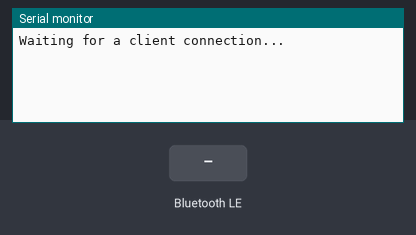
Recording of a sketch running on a simulated ESP32. Parts: the last lines printed to the serial monitor. The inputs (shaded band) are chosen by the test bench. Nothing arrives over Bluetooth unless stated; a phone connects over Bluetooth LE 3 s after start.

Above: at 1.2 s.
1.3 s: Bluetooth LE write "1" received
At 2.2 s:
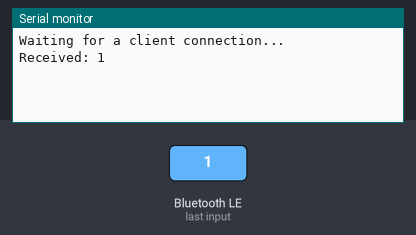
3.8 s: Bluetooth LE write "0" received
At 6.4 s:
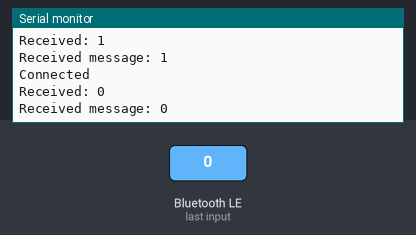

Measured:
- after the input at 1.3 s, the serial monitor: prints a new line after 0.05 s (image 1)
- after the input at 3.8 s, the serial monitor: prints a new line after 0.05 s (image 2)

The sketch:

IoT_Bluetooth.ino
```cpp
/*
 * Filename: IoT_Bluetooth
 * Function: Bluetooth data transfer
 * Compiling IDE：ARDUINO 2.3.3
 * Author: https://www.keyestudio.com/
*/
#include "BLEDevice.h"
#include "BLEServer.h"
#include "BLEUtils.h"
#include "BLE2902.h"

// Define the Bluetooth device name
const char *bleName = "ESP32_Bluetooth";

// Define the received text and the time of the last message
String receivedText = "";
unsigned long lastMessageTime = 0;

// Define the UUIDs of the service and characteristics
#define SERVICE_UUID           "6E400001-B5A3-F393-E0A9-E50E24DCCA9E"
#define CHARACTERISTIC_UUID_RX "6E400002-B5A3-F393-E0A9-E50E24DCCA9E"
#define CHARACTERISTIC_UUID_TX "6E400003-B5A3-F393-E0A9-E50E24DCCA9E"

// Define the Bluetooth characteristic
BLECharacteristic *pCharacteristic;

void setup() {
  Serial.begin(115200);  // Initialize the serial port
  setupBLE();            // Initialize the Bluetooth BLE
}

void loop() {
  // When the received text is not empty and the time since the last message is over 1 second
  // Send a notification and print the received text
  if (receivedText.length() > 0 && millis() - lastMessageTime > 1000) {
    Serial.print("Received message: ");
    Serial.println(receivedText);
    pCharacteristic->setValue(receivedText.c_str());
    pCharacteristic->notify();
    receivedText = "";
  }

  // Read data from the serial port and send it to BLE characteristic
  if (Serial.available() > 0) {
    String str = Serial.readStringUntil('\n');
    const char *newValue = str.c_str();
    pCharacteristic->setValue(newValue);
    pCharacteristic->notify();
  }
}

// Define the BLE server callbacks
class MyServerCallbacks : public BLEServerCallbacks {
  // Print the connection message when a client is connected
  void onConnect(BLEServer *pServer) {
    Serial.println("Connected");
  }
  // Print the disconnection message when a client is disconnected
  void onDisconnect(BLEServer *pServer) {
    Serial.println("Disconnected");
  }
};

// Define the BLE characteristic callbacks
class MyCharacteristicCallbacks : public BLECharacteristicCallbacks {
  void onWrite(BLECharacteristic *pCharacteristic) {
    // When data is received, get the data and save it to receivedText, and record the time
    std::string value = std::string(pCharacteristic->getValue().c_str());
    receivedText = String(value.c_str());
    lastMessageTime = millis();
    Serial.print("Received: ");
    Serial.println(receivedText);
  }
};

// Initialize the Bluetooth BLE
void setupBLE() {
  BLEDevice::init(bleName);                        // Initialize the BLE device
  BLEServer *pServer = BLEDevice::createServer();  // Create the BLE server
  // Print the error message if the BLE server creation fails
  if (pServer == nullptr) {
    Serial.println("Error creating BLE server");
    return;
  }
  pServer->setCallbacks(new MyServerCallbacks());  // Set the BLE server callbacks

  // Create the BLE service
  BLEService *pService = pServer->createService(SERVICE_UUID);
  // Print the error message if the BLE service creation fails
  if (pService == nullptr) {
    Serial.println("Error creating BLE service");
    return;
  }
  // Create the BLE characteristic for sending notifications
  pCharacteristic = pService->createCharacteristic(CHARACTERISTIC_UUID_TX, BLECharacteristic::PROPERTY_NOTIFY);
  pCharacteristic->addDescriptor(new BLE2902());  // Add the descriptor
  // Create the BLE characteristic for receiving data
  BLECharacteristic *pCharacteristicRX = pService->createCharacteristic(CHARACTERISTIC_UUID_RX, BLECharacteristic::PROPERTY_WRITE);
  pCharacteristicRX->setCallbacks(new MyCharacteristicCallbacks());  // Set the BLE characteristic callbacks
  pService->start();                                                 // Start the BLE service
  pServer->getAdvertising()->start();                                // Start advertising
  Serial.println("Waiting for a client connection...");              // Wait for a client connection
}
```
